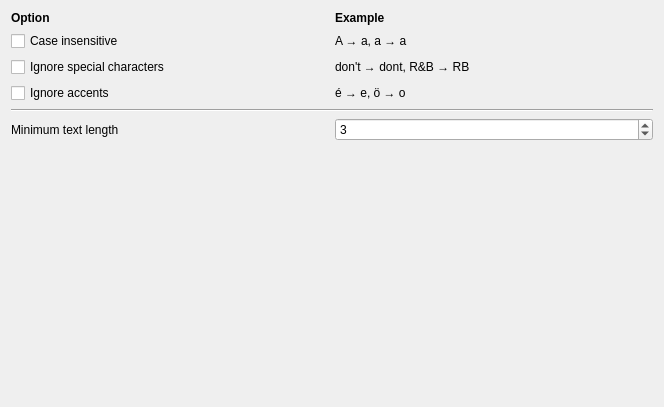
<?xml version="1.0" encoding="UTF-8"?>
<ui version="4.0">
 <class>GUI_SearchPreferences</class>
 <widget class="QWidget" name="GUI_SearchPreferences">
  <property name="geometry">
   <rect>
    <x>0</x>
    <y>0</y>
    <width>664</width>
    <height>407</height>
   </rect>
  </property>
  <layout class="QGridLayout" name="gridLayout">
   <item row="1" column="0">
    <widget class="QCheckBox" name="cbCaseInsensitive">
     <property name="text">
      <string notr="true">Case insensitive</string>
     </property>
    </widget>
   </item>
   <item row="4" column="0" colspan="2">
    <widget class="Line" name="line">
     <property name="orientation">
      <enum>Qt::Horizontal</enum>
     </property>
    </widget>
   </item>
   <item row="2" column="0">
    <widget class="QCheckBox" name="cbNoSpecialChars">
     <property name="toolTip">
      <string notr="true">. ' &quot; &amp; ! $ + * / ( ) = - _ ; : , ? &lt; &gt;[ ] { } @ € white-spaces</string>
     </property>
     <property name="text">
      <string notr="true">Ignore special characters</string>
     </property>
    </widget>
   </item>
   <item row="6" column="1">
    <spacer name="verticalSpacer">
     <property name="orientation">
      <enum>Qt::Vertical</enum>
     </property>
     <property name="sizeHint" stdset="0">
      <size>
       <width>20</width>
       <height>40</height>
      </size>
     </property>
    </spacer>
   </item>
   <item row="3" column="1">
    <widget class="QLabel" name="label_3">
     <property name="toolTip">
      <string notr="true">Š Œ Ž š œ ž Ÿ¥ µ À Á Â Ã Ä Å Æ Ç È É Ê Ë Ì Í Î Ï Ð Ñ Ò Ó Ô Õ Ö Ø Ù Ú Û Ü Ý ß à á â ã ä å æ ç è é ê ë ì í î ï ð ñ ò ó ô õ ö ø ù ú û ü ý ÿ</string>
     </property>
     <property name="text">
      <string notr="true">é → e, ö → o</string>
     </property>
    </widget>
   </item>
   <item row="0" column="1">
    <widget class="QLabel" name="label_4">
     <property name="font">
      <font>
       <weight>75</weight>
       <bold>true</bold>
      </font>
     </property>
     <property name="text">
      <string>Example</string>
     </property>
    </widget>
   </item>
   <item row="0" column="0">
    <widget class="QLabel" name="label_5">
     <property name="font">
      <font>
       <weight>75</weight>
       <bold>true</bold>
      </font>
     </property>
     <property name="text">
      <string>Option</string>
     </property>
    </widget>
   </item>
   <item row="3" column="0">
    <widget class="QCheckBox" name="cbNoAccents">
     <property name="toolTip">
      <string notr="true">Š Œ Ž š œ ž Ÿ¥ µ À Á Â Ã Ä Å Æ Ç È É Ê Ë Ì Í Î Ï Ð Ñ Ò Ó Ô Õ Ö Ø Ù Ú Û Ü Ý ß à á â ã ä å æ ç è é ê ë ì í î ï ð ñ ò ó ô õ ö ø ù ú û ü ý ÿ</string>
     </property>
     <property name="text">
      <string notr="true">Ignore accents</string>
     </property>
    </widget>
   </item>
   <item row="1" column="1">
    <widget class="QLabel" name="label">
     <property name="text">
      <string notr="true">A → a, a → a</string>
     </property>
    </widget>
   </item>
   <item row="2" column="1">
    <widget class="QLabel" name="label_2">
     <property name="toolTip">
      <string notr="true">. ' &quot; &amp; ! $ + * / ( ) = - _ ; : , ? &lt; &gt;[ ] { } @ € white-spaces</string>
     </property>
     <property name="text">
      <string notr="true">don't → dont, R&amp;B → RB</string>
     </property>
    </widget>
   </item>
   <item row="5" column="0">
    <widget class="QLabel" name="label_6">
     <property name="text">
      <string>Minimum text length</string>
     </property>
    </widget>
   </item>
   <item row="5" column="1">
    <widget class="QSpinBox" name="sbSearchStringLength">
     <property name="minimum">
      <number>1</number>
     </property>
     <property name="maximum">
      <number>10</number>
     </property>
     <property name="value">
      <number>3</number>
     </property>
    </widget>
   </item>
  </layout>
 </widget>
 <tabstops>
  <tabstop>cbCaseInsensitive</tabstop>
  <tabstop>cbNoSpecialChars</tabstop>
  <tabstop>cbNoAccents</tabstop>
 </tabstops>
 <resources/>
 <connections/>
</ui>
